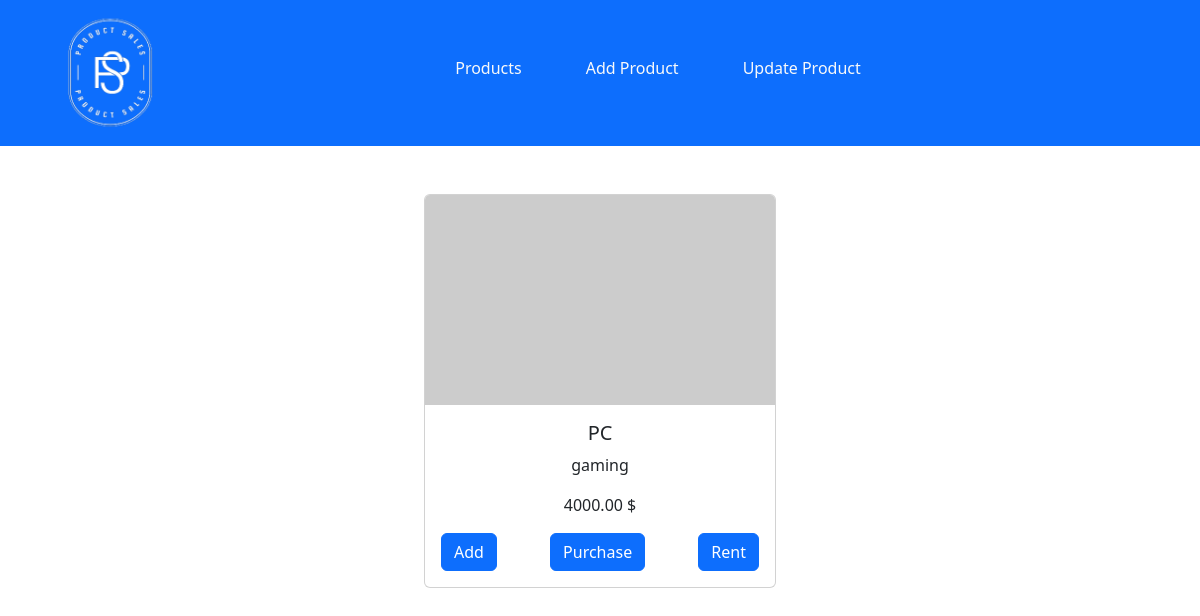
/item/product/10 (signed in), run on the app's committed database.
### projectApp/models.py (models this page shows, shortened)
class Product(models.Model):
    name = models.CharField( max_length=200)
    description = models.CharField(max_length=200)
    price = models.DecimalField(max_digits=100, decimal_places=2)
    users = models.ManyToManyField(User, through='Purchase')
    image = models.CharField(max_length=30 , null=True , default="https://placehold.co/500x300")

### projectApp/views.py (the view)
# urls.py: path('item/product/<int:product_id>',views.product , name='product'),
@login_required
def product(request , product_id):
   product = prodcutModel.objects.get(id=product_id)
   return render(request, 'projectApp/product.html',{'product': product})

### projectApp/templates/projectApp/product.html
{% extends 'projectApp/base.html' %} {% block content %}
<div class="card mx-auto" style="width: 22rem">
  <img
    src="https://placehold.co/1000x600"
    class="card-img-top w-auto h-auto"
    alt="..."
  />
  <div class="card-body">
    <h5 class="card-title">{{ product.name }}</h5>
    <p class="card-text">{{ product.description }}</p>
    <p class="card-text">{{ product.price }} $</p>
    <div class="d-flex gap-4 justify-content-between">
      <a href="{% url 'purchase' product.id 'added'  %}" class="btn btn-primary"
        >Add</a
      ><a
        href="{% url 'purchase' product.id 'purchased' %}"
        class="btn btn-primary"
        >Purchase</a
      ><a
        href="{% url 'purchase' product.id 'rented'  %}"
        class="btn btn-primary"
        >Rent</a
      >
    </div>
  </div>
</div>
{% endblock %}

### data on the page
Product: name "PC", description "gaming", price "4000.00"
